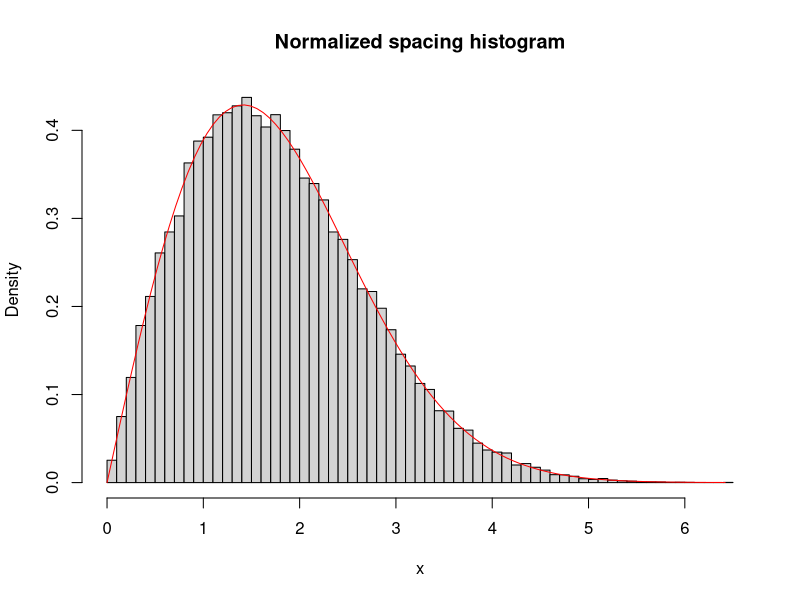

The R source for this figure:
# This program plots a numerical histogram of the eigenvalue spacing
# distribution for 2x2 GOE random matrices, and compares it with the
# Wigner surmise. You will be asked to choose the number of matrices to 
# be diagonalized.

# Definition of the Wigner surmise function
surmise <- function(s) s*exp(-s^2/4)/2

# Reads the number of matrices to be diagonalized from the Command Window
prompt = "Choose number of matrices to be diagonalized: "
Nmatr = 50000 # strtoi(readline(prompt))

# x is an empty vector that will be used to collect all spacings
x = c()

for (nm in 1:Nmatr) {
    x1 = rnorm(1) 
    x2 = rnorm(1)
    x3 = rnorm(1)/sqrt(2)
    M = matrix(c(x1, x3, x3, x2), nrow=2, ncol=2, byrow=TRUE)
    y = eigen(M, symmetric=TRUE, only.values=TRUE)$values
    x = c(x, abs(diff(y)))
}

# ------------------------------------------   
par(mfrow=c(1,1));
# 
hist(x, 50,freq=FALSE, 
     main="Normalized spacing histogram")

x2 <- seq(0, max(x),length.out=100)
y2 <- surmise(x2)
lines(x2, y2, col="red")

